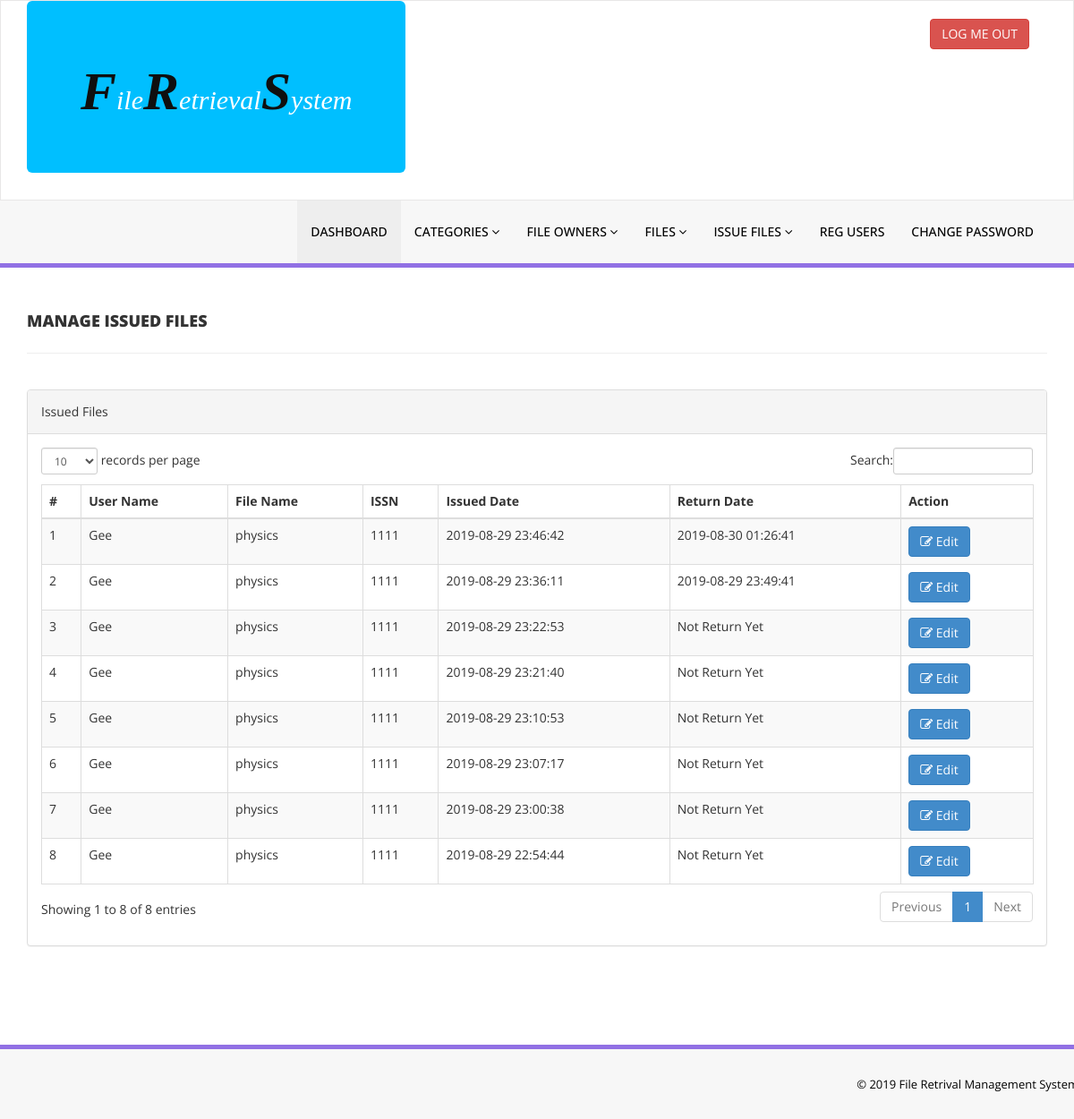
Page /frms/admin/manage-issued-files.php (signed in) on the committed database.
### tables this page shows
CREATE TABLE `tblissuedfilesdetails` (
  `id` int(11) NOT NULL,
  `FileId` int(11) DEFAULT NULL,
  `UserID` varchar(150) DEFAULT NULL,
  `IssuesDate` timestamp NULL DEFAULT current_timestamp(),
  `ReturnDate` timestamp NULL DEFAULT NULL ON UPDATE current_timestamp(),
  `ReturnStatus` int(1) DEFAULT NULL,
  `fine` int(11) DEFAULT NULL
);

CREATE TABLE `tblusers` (
  `id` int(11) NOT NULL,
  `UserId` varchar(100) DEFAULT NULL,
  `FullName` varchar(120) DEFAULT NULL,
  `EmailId` varchar(120) DEFAULT NULL,
  `MobileNumber` char(11) DEFAULT NULL,
  `Password` varchar(120) DEFAULT NULL,
  `Status` int(1) DEFAULT NULL,
  `RegDate` timestamp NULL DEFAULT current_timestamp(),
  `UpdationDate` timestamp NULL DEFAULT NULL ON UPDATE current_timestamp()
);

CREATE TABLE `tblfiles` (
  `id` int(11) NOT NULL,
  `FileName` varchar(255) DEFAULT NULL,
  `CatId` int(11) DEFAULT NULL,
  `OwnerId` int(11) DEFAULT NULL,
  `ISBNNumber` int(11) DEFAULT NULL,
  `RegDate` timestamp NULL DEFAULT current_timestamp(),
  `UpdateDate` timestamp NULL DEFAULT NULL
);

### frms/admin/manage-issued-files.php (the view, shortened to what this page needs)
<?php
include('includes/config.php');
if(strlen($_SESSION['alogin'])==0)
    {
header('location:index.php');
}
else{
    ?>
<!DOCTYPE html>
<html xmlns="http://www.w3.org/1999/xhtml">
<head>
    <link href="assets/css/bootstrap.css" rel="stylesheet" />
    <link href="assets/css/font-awesome.css" rel="stylesheet" />
    <link href="assets/js/dataTables/dataTables.bootstrap.css" rel="stylesheet" />
    <link href="assets/css/style.css" rel="stylesheet" />
</head>
<body>
<?php include('includes/header.php');?>
    <div class="content-wrapper">
         <div class="container">
        <div class="row pad-botm">
            <div class="col-md-12">
                <h4 class="header-line">Manage Issued Files</h4>
    </div>
     <div class="row">
</div>
        </div>
            <div class="row">
                <div class="col-md-12">
                    <div class="panel panel-default">
                        <div class="panel-heading">
                          Issued Files
                        </div>
                        <div class="panel-body">
                            <div class="table-responsive">
                                <table class="table table-striped table-bordered table-hover" id="dataTables-example">
                                    <thead>
                                        <tr>
                                            <th>#</th>
                                            <th>User Name</th>
                                            <th>File Name</th>
                                            <th>ISSN </th>
                                            <th>Issued Date</th>
                                            <th>Return Date</th>
                                            <th>Action</th>
                                        </tr>
                                    </thead>
                                    <tbody>
<?php $sql = "SELECT tblusers.FullName,tblfiles.FileName,tblfiles.ISBNNumber,tblissuedfilesdetails.IssuesDate,tblissuedfilesdetails.ReturnDate,tblissuedfilesdetails.id as rid from  tblissuedfilesdetails join tblusers on tblusers.UserId=tblissuedfilesdetails.UserID join tblfiles on tblfiles.id=tblissuedfilesdetails.FileId order by tblissuedfilesdetails.id desc";
$query = $dbh -> prepare($sql);
$query->execute();
$results=$query->fetchAll(PDO::FETCH_OBJ);
$cnt=1;
if($query->rowCount() > 0)
{
foreach($results as $result)
{               ?>
                                        <tr class="odd gradeX">
                                            <td class="center"><?php echo htmlentities($cnt);?></td>
                                            <td class="center"><?php echo htmlentities($result->FullName);?></td>
                                            <td class="center"><?php echo htmlentities($result->FileName);?></td>
                                            <td class="center"><?php echo htmlentities($result->ISBNNumber);?></td>
                                            <td class="center"><?php echo htmlentities($result->IssuesDate);?></td>
                                            <td class="center"><?php if($result->ReturnDate=="")
                                            {
                                                echo htmlentities("Not Return Yet");
                                            } else {
                                            echo htmlentities($result->ReturnDate);
}
                                            ?></td>
                                            <td class="center">
                                            <a href="update-issue-filedetails.php?rid=<?php echo htmlentities($result->rid);?>"><button class="btn btn-primary"><i class="fa fa-edit "></i> Edit</button>
                                            </td>
                                        </tr>
 <?php $cnt=$cnt+1;}} ?>
                                    </tbody>
                                </table>
                            </div>
                        </div>
                    </div>
                </div>
            </div>
    </div>
    </div>
  <?php include('includes/footer.php');?>
</body>
</html>
<?php } ?>

### frms/admin/includes/header.php (shortened to what this page needs)
<div class="navbar navbar-inverse set-radius-zero" >
        <div class="container">
            <div class="navbar-header">
                <header id="header">
       <div class="jumbotron">
           <h2><span id="hc">F</span>ile<span id="hc">R</span>etrieval<span id="hc">S</span>ystem</h2>
       </div>
</header>
            </div>
            <div class="right-div">
                <a href="logout.php" class="btn btn-danger pull-right">LOG ME OUT</a>
            </div>
        </div>
    </div>
    <section class="menu-section">
        <div class="container">
            <div class="row ">
                <div class="col-md-12">
                    <div class="navbar-collapse collapse ">
                        <ul id="menu-top" class="nav navbar-nav navbar-right">
                            <li><a href="dashboard.php" class="menu-top-active">DASHBOARD</a></li>
                            <li>
                                <a href="#" class="dropdown-toggle" id="ddlmenuItem" data-toggle="dropdown"> Categories <i class="fa fa-angle-down"></i></a>
                            </li>
                            <li>
                                <a href="#" class="dropdown-toggle" id="ddlmenuItem" data-toggle="dropdown"> File Owners <i class="fa fa-angle-down"></i></a>
                            </li>
 <li>
                                <a href="#" class="dropdown-toggle" id="ddlmenuItem" data-toggle="dropdown"> Files <i class="fa fa-angle-down"></i></a>
                            </li>
                           <li>
                                <a href="#" class="dropdown-toggle" id="ddlmenuItem" data-toggle="dropdown"> Issue Files <i class="fa fa-angle-down"></i></a>
                            </li>
                             <li><a href="reg-users.php">Reg Users</a></li>
  <li><a href="change-password.php">Change Password</a></li>
                        </ul>
                    </div>
                </div>
            </div>
        </div>
    </section>

### frms/admin/includes/footer.php
<section class="footer-section">
        <div class="container">
            <div class="row">
                <div class="col-md-12">
                   &copy; 2019 File Retrival Management System
                </div>
            </div>
        </div>
    </section>

### frms/admin/assets/css/style.css (style rules this page uses)
.set-radius-zero { border-radius:0px; -moz-border-radius:0px; -webkit-border-radius:0px; }
.content-wrapper { margin-top: 40px; min-height:800px; padding-bottom:90px; }
.header-line { font-weight:900; padding-bottom:25px; border-bottom:1px solid #eeeeee; text-transform:uppercase; }
.pad-botm { padding-bottom:30px; }
.right-div { float: right; padding: 20px; }
#menu-top a { color:#000; text-decoration:none; font-weight:500; padding: 25px 15px 25px 15px; text-transform:uppercase; }
.menu-section { background-color: #f7f7f7; border-bottom:5px solid #9170E4; width:100% }
.menu-top-active { background-color:#eeeeee; }
.navbar-inverse { background-color: #FFF; border-color: rgba(155, 153, 153, 0.23); }
.navbar { min-height: 90px; margin-bottom: 0px; }
.jumbotron { background-color: deepskyblue; text-align: center; font-family: Corbel; font-style: italic; color: white; }
#hc { color: #0f0f0f; font-weight: 600; font-size: 200%; }
.footer-section { padding:25px 50px 25px 50px; color:#000; font-size:13px; background-color: #f7f7f7; text-align:right; border-top:5px solid #9170E4; }

### rows in the picture
tblissuedfilesdetails: tblusers.FullName "Gee", FileId.FileName "physics", FileId.ISBNNumber "1111", IssuesDate "2019-08-29 23:46:42", ReturnDate "2019-08-30 01:26:41"
tblissuedfilesdetails: tblusers.FullName "Gee", FileId.FileName "physics", FileId.ISBNNumber "1111", IssuesDate "2019-08-29 23:36:11", ReturnDate "2019-08-29 23:49:41"
tblissuedfilesdetails: tblusers.FullName "Gee", FileId.FileName "physics", FileId.ISBNNumber "1111", IssuesDate "2019-08-29 23:22:53"
tblissuedfilesdetails: tblusers.FullName "Gee", FileId.FileName "physics", FileId.ISBNNumber "1111", IssuesDate "2019-08-29 23:21:40"
tblissuedfilesdetails: tblusers.FullName "Gee", FileId.FileName "physics", FileId.ISBNNumber "1111", IssuesDate "2019-08-29 23:10:53"
tblissuedfilesdetails: tblusers.FullName "Gee", FileId.FileName "physics", FileId.ISBNNumber "1111", IssuesDate "2019-08-29 23:07:17"
tblissuedfilesdetails: tblusers.FullName "Gee", FileId.FileName "physics", FileId.ISBNNumber "1111", IssuesDate "2019-08-29 23:00:38"
tblissuedfilesdetails: tblusers.FullName "Gee", FileId.FileName "physics", FileId.ISBNNumber "1111", IssuesDate "2019-08-29 22:54:44"
